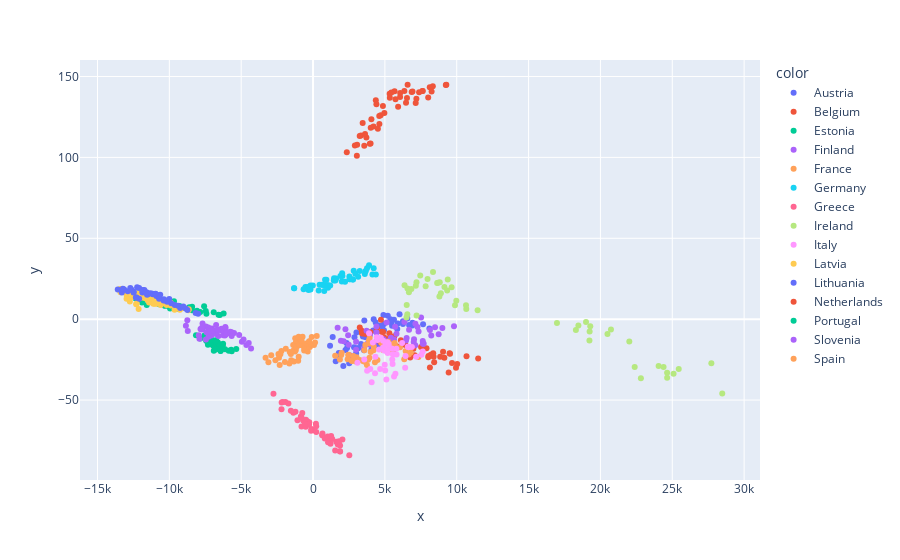

This figure's notebook cell:
### Code cell
'''
PCA
'''
X = big_data.values
y = labels

pca = PCA(n_components=3, svd_solver='full')
X_r = pca.fit_transform(X)

scatter2d(X_r, labels)
